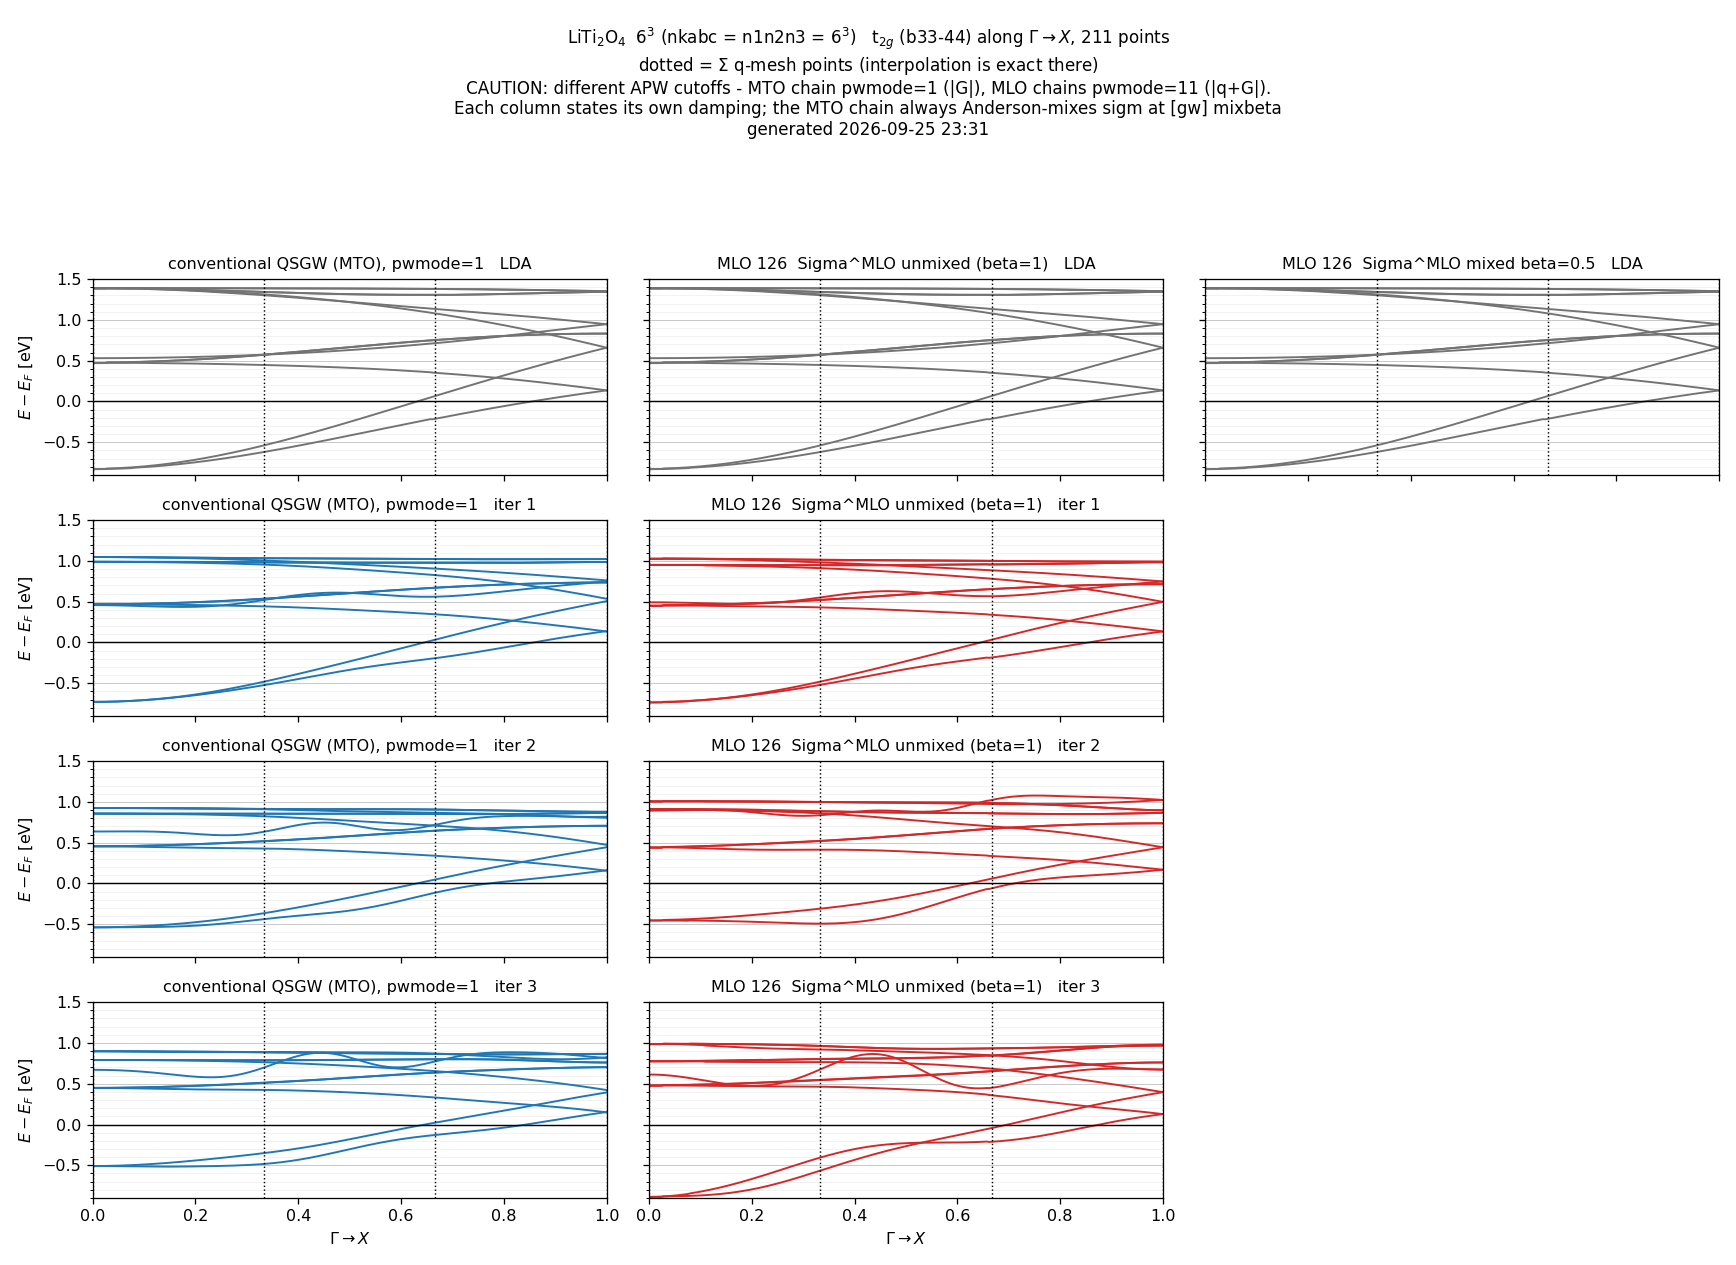

Write the Python code that produced this figure.
#!/usr/bin/env python3
"""LiTi2O4 6^3: conventional (MTO) QSGW beside MLO-QSGW (chi~ frozen).
One ROW per QSGW iteration, growing downward as the chains proceed.
usage: mlo_rows.py ROOT OUT.png
ROOT holds  ref/bnd_lda.dat, ref/bnd_iter<N>.dat  and  frozen/bnd_lda.dat, frozen/bnd_iter<N>.dat"""
import sys, os, datetime, numpy as np, matplotlib; matplotlib.use('Agg')
import matplotlib.pyplot as plt
from matplotlib.ticker import MultipleLocator

ROOT, OUT = sys.argv[1], sys.argv[2]
# argv[3] and argv[4] are comma-separated: one MLO chain per column, left to right
MLODIR = (sys.argv[3] if len(sys.argv) > 3 else 'frozen').split(',')
MLOLAB = (sys.argv[4] if len(sys.argv) > 4 else 'MLO-QSGW').split(',')
MLOCOL = (sys.argv[5].split(',') if len(sys.argv) > 5
          else ['tab:green', 'tab:red', 'tab:purple', 'tab:orange'])
COLS = [('conventional QSGW (MTO), pwmode=1', f'{ROOT}/ref', 'tab:blue')] + \
       [(MLOLAB[i] if i < len(MLOLAB) else d, f'{ROOT}/{d}', MLOCOL[i % len(MLOCOL)])
        for i, d in enumerate(MLODIR)]

def rd(f):
    xs, es, cx, ce = [], [], [], []
    for ln in open(f):
        if ln.startswith('#'): continue
        t = ln.split()
        if len(t) < 3:
            if cx: xs.append(cx); es.append(ce); cx = []; ce = []
            continue
        cx.append(float(t[1])); ce.append(float(t[2]))
    if cx: xs.append(cx); es.append(ce)
    return np.array(xs[0]), np.array(es)

MESH = [0.0, 1/3, 2/3, 1.0]; IDX = [0, 70, 140, 210]; LO, HI = 32, 44
def path(d, it): return f'{d}/bnd_lda.dat' if it == 0 else f'{d}/bnd_iter{it}.dat'

# rows are driven by the MLO chain (last column); the MTO column is shown alongside
iters = [0] + [i for i in range(1, 31) if any(os.path.exists(path(c[1], i)) for c in COLS[1:])]
n = len(iters)
fig, AX = plt.subplots(n, len(COLS), figsize=(4.9 * len(COLS) + 0.4, 2.5 * n + 1.0),
                       sharex=True, sharey=True, squeeze=False)
store = {}
for r, it in enumerate(iters):
    for c, (lab, d, col) in enumerate(COLS):
        ax = AX[r][c]; f = path(d, it)
        if not os.path.exists(f):
            ax.axis('off'); continue
        x, E = rd(f); S = np.sort(E[LO:HI], axis=0); store[(c, it)] = S
        for b in S: ax.plot(x, b, '-', lw=1.2, color='0.45' if it == 0 else col)
        ax.set_title(f'{lab}   {"LDA" if it == 0 else f"iter {it}"}', fontsize=10)
        ax.set_ylim(-0.9, 1.5); ax.set_xlim(0, 1); ax.axhline(0, color='k', lw=0.9)
        for q in MESH: ax.axvline(q, color='k', ls=':', lw=0.9)
        ax.yaxis.set_major_locator(MultipleLocator(0.5)); ax.yaxis.set_minor_locator(MultipleLocator(0.1))
        ax.grid(axis='y', which='major', color='0.78', lw=0.6)
        ax.grid(axis='y', which='minor', color='0.92', lw=0.4)
    AX[r][0].set_ylabel('$E-E_F$ [eV]')
for a in AX[-1]: a.set_xlabel('$\\Gamma \\to X$')
stamp = datetime.datetime.now().strftime('%Y-%m-%d %H:%M')
fig.suptitle('LiTi$_2$O$_4$  6$^3$ (nkabc = n1n2n3 = 6$^3$)   t$_{2g}$ (b33-44) along $\\Gamma\\to X$, 211 points\n'
             'dotted = $\\Sigma$ q-mesh points (interpolation is exact there)\n'
             'CAUTION: different APW cutoffs - MTO chain pwmode=1 (|G|), MLO chains pwmode=11 (|q+G|).\n'
             'Each column states its own damping; the MTO chain always Anderson-mixes sigm at [gw] mixbeta\n'
             f'generated {stamp}', fontsize=10.5)
plt.tight_layout(rect=[0, 0, 1, 1 - 0.95/(2.5*n + 1.0)])
plt.savefig(OUT, dpi=115)
print('wrote', OUT, f'({n} rows x {len(COLS)} cols)')
